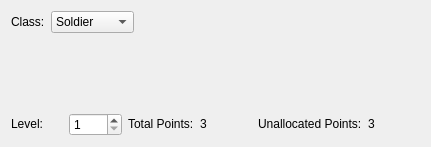
<?xml version="1.0" encoding="UTF-8"?>
<ui version="4.0">
 <class>Tree</class>
 <widget class="QWidget" name="Tree">
  <property name="geometry">
   <rect>
    <x>0</x>
    <y>0</y>
    <width>431</width>
    <height>147</height>
   </rect>
  </property>
  <property name="sizePolicy">
   <sizepolicy hsizetype="Preferred" vsizetype="Preferred">
    <horstretch>0</horstretch>
    <verstretch>0</verstretch>
   </sizepolicy>
  </property>
  <property name="minimumSize">
   <size>
    <width>431</width>
    <height>0</height>
   </size>
  </property>
  <property name="windowTitle">
   <string>Form</string>
  </property>
  <layout class="QVBoxLayout" name="verticalLayout">
   <item>
    <layout class="QHBoxLayout" name="horizontalLayout_2">
     <item>
      <widget class="QLabel" name="classStaticLabel">
       <property name="text">
        <string>Class:</string>
       </property>
      </widget>
     </item>
     <item>
      <widget class="QComboBox" name="classCombo">
       <item>
        <property name="text">
         <string>Soldier</string>
        </property>
       </item>
       <item>
        <property name="text">
         <string>Engineer</string>
        </property>
       </item>
       <item>
        <property name="text">
         <string>Adept</string>
        </property>
       </item>
       <item>
        <property name="text">
         <string>Infiltrator</string>
        </property>
       </item>
       <item>
        <property name="text">
         <string>Vanguard</string>
        </property>
       </item>
       <item>
        <property name="text">
         <string>Sentinel</string>
        </property>
       </item>
      </widget>
     </item>
     <item>
      <spacer name="horizontalSpacer">
       <property name="orientation">
        <enum>Qt::Horizontal</enum>
       </property>
       <property name="sizeHint" stdset="0">
        <size>
         <width>40</width>
         <height>20</height>
        </size>
       </property>
      </spacer>
     </item>
    </layout>
   </item>
   <item>
    <spacer name="verticalSpacer">
     <property name="orientation">
      <enum>Qt::Vertical</enum>
     </property>
     <property name="sizeHint" stdset="0">
      <size>
       <width>20</width>
       <height>40</height>
      </size>
     </property>
    </spacer>
   </item>
   <item>
    <layout class="QHBoxLayout" name="horizontalLayout">
     <item>
      <widget class="QLabel" name="levelStaticLabel">
       <property name="sizePolicy">
        <sizepolicy hsizetype="Preferred" vsizetype="Fixed">
         <horstretch>0</horstretch>
         <verstretch>0</verstretch>
        </sizepolicy>
       </property>
       <property name="text">
        <string>Level:</string>
       </property>
      </widget>
     </item>
     <item>
      <widget class="QSpinBox" name="levelSpin">
       <property name="sizePolicy">
        <sizepolicy hsizetype="Minimum" vsizetype="Fixed">
         <horstretch>0</horstretch>
         <verstretch>0</verstretch>
        </sizepolicy>
       </property>
       <property name="readOnly">
        <bool>false</bool>
       </property>
       <property name="minimum">
        <number>1</number>
       </property>
       <property name="maximum">
        <number>60</number>
       </property>
      </widget>
     </item>
     <item>
      <widget class="QLabel" name="tpStaticLabel">
       <property name="sizePolicy">
        <sizepolicy hsizetype="Preferred" vsizetype="Fixed">
         <horstretch>0</horstretch>
         <verstretch>0</verstretch>
        </sizepolicy>
       </property>
       <property name="text">
        <string>Total Points:</string>
       </property>
      </widget>
     </item>
     <item>
      <widget class="QLabel" name="totalPointLabel">
       <property name="sizePolicy">
        <sizepolicy hsizetype="Preferred" vsizetype="Fixed">
         <horstretch>0</horstretch>
         <verstretch>0</verstretch>
        </sizepolicy>
       </property>
       <property name="text">
        <string>3</string>
       </property>
      </widget>
     </item>
     <item>
      <widget class="QLabel" name="unallocStaticLabel">
       <property name="sizePolicy">
        <sizepolicy hsizetype="Preferred" vsizetype="Fixed">
         <horstretch>0</horstretch>
         <verstretch>0</verstretch>
        </sizepolicy>
       </property>
       <property name="text">
        <string>Unallocated Points:</string>
       </property>
      </widget>
     </item>
     <item>
      <widget class="QLabel" name="unallocatedPointLabel">
       <property name="sizePolicy">
        <sizepolicy hsizetype="Preferred" vsizetype="Fixed">
         <horstretch>0</horstretch>
         <verstretch>0</verstretch>
        </sizepolicy>
       </property>
       <property name="text">
        <string>3</string>
       </property>
      </widget>
     </item>
    </layout>
   </item>
  </layout>
 </widget>
 <resources/>
 <connections/>
</ui>
